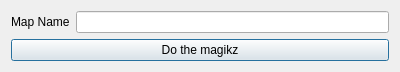
<?xml version="1.0" encoding="UTF-8"?>
<ui version="4.0">
 <class>DialogNewMap</class>
 <widget class="QDialog" name="DialogNewMap">
  <property name="geometry">
   <rect>
    <x>0</x>
    <y>0</y>
    <width>400</width>
    <height>70</height>
   </rect>
  </property>
  <property name="windowTitle">
   <string>New Map</string>
  </property>
  <layout class="QFormLayout" name="formLayout">
   <property name="fieldGrowthPolicy">
    <enum>QFormLayout::ExpandingFieldsGrow</enum>
   </property>
   <item row="0" column="0">
    <widget class="QLabel" name="labelName">
     <property name="text">
      <string>Map Name</string>
     </property>
    </widget>
   </item>
   <item row="0" column="1">
    <widget class="QLineEdit" name="name"/>
   </item>
   <item row="2" column="0" colspan="2">
    <widget class="QPushButton" name="pushButton">
     <property name="text">
      <string>Do the magikz</string>
     </property>
    </widget>
   </item>
  </layout>
 </widget>
 <resources/>
 <connections/>
</ui>
